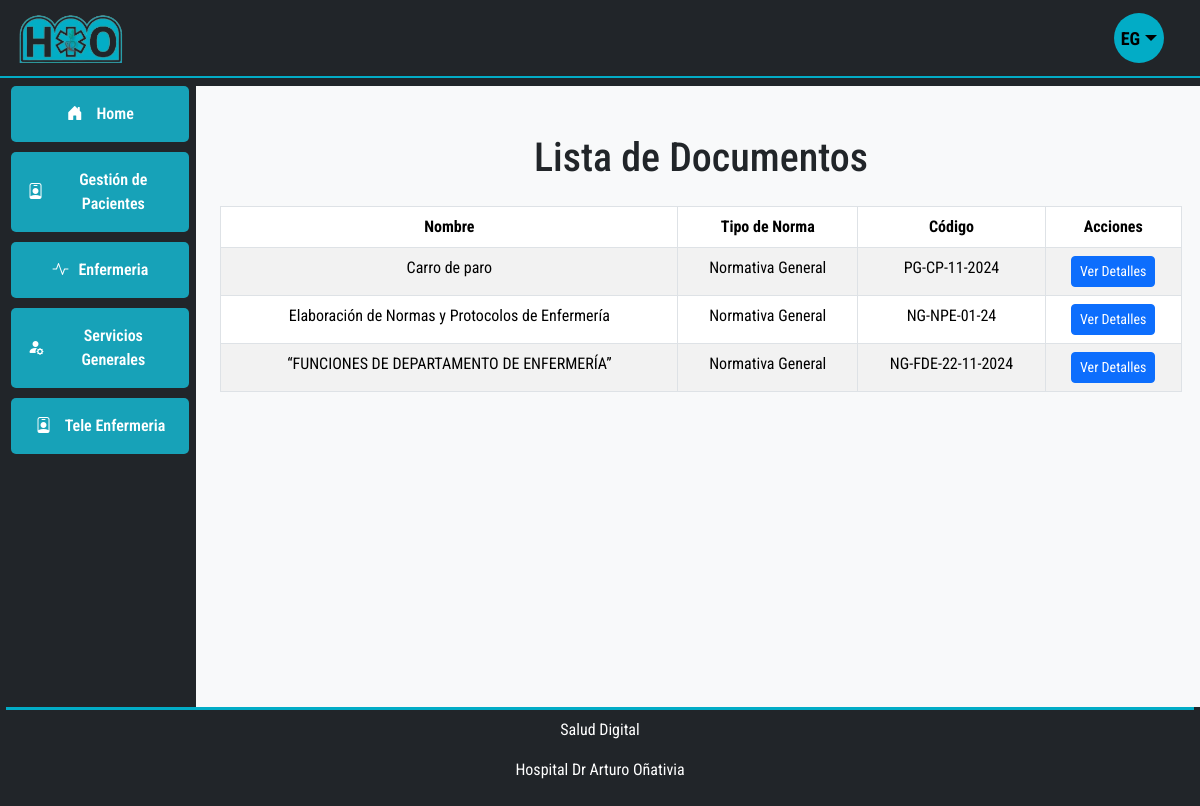
/documentos/ (signed in), run on the app's committed database.
### users/models.py (models this page shows, shortened)
class User(AbstractUser, PermissionsMixin):
    first_name = None  # Sobrescribir el campo first_name de AbstractUser
    last_name = None   # Sobrescribir el campo last_name de AbstractUser
    username = None
    name = models.CharField(
        gettext_lazy('First name'), max_length=30, blank=False, null=False
    )
    lastname = models.CharField(
        gettext_lazy('Last name'), max_length=30, blank=False, null=False
    )
    cellphone = models.CharField(
        gettext_lazy('Cellphone'), max_length=10, blank=True, null=True
    )
    email = models.EmailField(
        gettext_lazy('Email'), max_length=254, unique=True, null=False
    )
    uuid = models.UUIDField(unique=True, default=uuid.uuid4, editable=False)
    date_joined = models.DateTimeField(gettext_lazy('Date joined'), auto_now_add=True)
    is_staff = models.BooleanField(gettext_lazy('Staff'), default=False, help_text=gettext_lazy('Designates whether the user can log into this admin site.'))
    is_active = models.BooleanField(gettext_lazy('Active'), default=False)
    servicio = models.CharField(gettext_lazy('Service'), max_length=30, blank=True, null=True)
    cargo = models.CharField(gettext_lazy('Cargo'), max_length=30, blank=True, null=True)
    objects = UserManager()
    USERNAME_FIELD = "email"
    REQUIRED_FIELDS = ["name", "lastname"]
    class Meta:
        verbose_name = gettext_lazy('user')
        verbose_name_plural = gettext_lazy('users')

### ProtocolosDigitales/models.py (models this page shows, shortened)
class Documento(models.Model):
    Opciones_clases = [
        ("Normativa General", "Normativa General"),
        ("Protocolo de Control de Infecciones", "Protocolo de Control de Infecciones"),
        ("Protocolos Generales", "Protocolos Generales"),
        ("Protocolos de Servicio", "Protocolos de Servicio"),
        ("Instructivo de Procedimiento", "Instructivo de Procedimiento"),
    ]
    clase = models.CharField(
        max_length=50, choices=Opciones_clases, blank=False, null=False
    )
    nombre = models.CharField(max_length=100, unique=True, blank=False, null=False)
    codigo = models.CharField(max_length=50, unique=True, blank=False, null=False)

### ProtocolosDigitales/views.py (the view)
# urls.py: path("documentos/", DocumentoListView.as_view(), name="documento_list"),
class DocumentoListView(ListView):
    model = Documento
    template_name = (
        "ProtocolosDigitales/documento_list.html"  # Aquí especificas la ruta completa
    )
    context_object_name = "documentos"
    paginate_by = 10
    def get_context_data(self, **kwargs):
        context = super().get_context_data(**kwargs)
        return context

### ProtocolosDigitales/templates/ProtocolosDigitales/documento_list.html (shortened to what this page needs)
{% extends 'base.html' %} {% block main_content %}
<h1 class="my-4">Lista de Documentos</h1>
<div class="table-responsive">
  <table class="table table-striped table-bordered">
    <thead class="thead-dark">
      <tr>
        <th scope="col">Nombre</th>
        <th scope="col">Tipo de Norma</th>
        <th scope="col">Código</th>
        <th scope="col">Acciones</th>
      </tr>
    </thead>
    <tbody>
      {% for documento in documentos %}
      <tr>
        <td>{{ documento.nombre }}</td>
        <td>{{ documento.clase }}</td>
        <td>{{ documento.codigo }}</td>
        <td>
          <a
            href="{% url 'documento_detail' documento.pk %}"
            class="btn btn-primary btn-sm"
            >Ver Detalles</a
          >
        </td>
      </tr>
      {% empty %}
      <tr>
        <td colspan="4" class="text-center">No hay documentos disponibles.</td>
      </tr>
      {% endfor %}
    </tbody>
  </table>
</div>
 {% endblock %}

### templates/base.html (shortened to what this page needs)
{% load static %}
<!DOCTYPE html>
<html lang="en">
  <head>
    <link
      href="https://cdn.jsdelivr.net/npm/bootstrap@5.3.3/dist/css/bootstrap.min.css"
      rel="stylesheet"
    />
    <link
      rel="stylesheet"
      href="https://cdn.jsdelivr.net/npm/bootstrap-icons@1.11.3/font/bootstrap-icons.min.css"
    />
    <link rel="stylesheet" href="{% static 'css/style.css' %}" />
  </head>
  <body class="bg-dark">
    <nav
      class="navbar navbar-dark bg-dark navbar-expand-lg fixed-top custom-border-bottom mr-1"
    >
      <div class="container-fluid">
        <a class="navbar-brand" href="#"
          ><img
            src="{% static 'imagenes/icono.png' %}"
            alt=""
            size="100"
            height="50"
        /></a>
        <div
          class="offcanvas offcanvas-end text-bg-dark"
          tabindex="-1"
          id="offcanvasDarkNavbar"
          aria-labelledby="offcanvasDarkNavbarLabel"
        >
          <div class="offcanvas-body">
            <ul class="navbar-nav justify-content-end flex-grow-1 pe-3">
                <li class="nav-item mx-lg-2 d-lg-block d-none ms-auto" style="list-style: none;">
                    <div class="dropdown">
                        <div class="user-circle dropdown-toggle" type="button" data-bs-toggle="dropdown" aria-expanded="false">
                          <span id="userInitials" class="user-initials">
                            {% if user.is_authenticated %}
                                {{ user.name|slice:":1" }}{{ user.lastname|slice:":1" }}
                            {% else %}
                                HO
                            {% endif %}
                        </span>
                        </div>
                    </div>
                </li>
            </ul>
          </div>
        </div>
      </div>
    </nav>
    <main class="main-content">
      <div class="row max-expanded-width mg-auto flex-grow">
        <div
          class="menu col-sm-3 col-lg-2 bg-dark d-none d-lg-block text-center align-items-center"
        >
          <div class="box align-items-center justify-content-center">
            <a
              href="{% url 'gestioncamas:dashboard' %}"
              class="text-decoration-none text-white w-100"
            >
              <i class="bi bi-house-door-fill"></i> Home
            </a>
          </div>
          <div
            class="box align-items-center justify-content-center"
            id="Servicios"
            onclick="submenu('subServicios')"
          >
            <i class="bi bi-person-badge"></i> Gestión de Pacientes
          </div>
          <div
            class="box align-items-center justify-content-center w-100"
            id="Enfermeria"
            onclick="submenu('subEnfermeria')"
          >
            <i class="bi bi-activity"></i> Enfermeria
          </div>
          <div
            class="box align-items-center justify-content-center w-100"
            id="serviciosGenerales"
            onclick="submenu('subServiciosGenerales')"
          >
            <i class="bi bi-person-fill-gear"></i> Servicios Generales
          </div>
          <div class="box align-items-center justify-content-center w-100">
            <a href="" class="text-decoration-none text-white">
              <i class="bi bi-person-badge"></i> Tele Enfermeria
            </a>
          </div>
        </div>
        <div
          class="contenido-principal col-m-12 col-lg-10 bg-light align-items-center"
        >
          <div class="row max-expanded-width mg-auto flex-grow text-center">
            <div class="container p-4">
              {% block main_content %} {% endblock %}
            </div>
          </div>
        </div>
      </div>
    </main>
    <footer class="bg-dark text-center">
      <div class="text-white">
        <p>Salud Digital</p>
        <p>Hospital Dr Arturo Oñativia</p>
      </div>
    </footer>
  </body>
</html>

### static/css/style.css (style rules this page uses)
html, body { height: 100%; margin: 0.2rem; font-family: "Roboto Condensed", sans-serif; }
body { display: flex; flex-direction: column; }
main { flex-grow: 1; display: flex; flex-direction: column; }
.row.max-expanded-width { flex-grow: 1; display: flex; }
.col-sm-3, .col-lg-2 { height: 100%; }
.box { width: 100%; padding: 1rem; background-color: #17a2b8; color: white; margin-left: 5px; border-radius: 5px; margin-bottom: 10px; font-size: 1rem; font-weight: 600; text-align: center; cursor: pointer; display: flex; align-items: center; justify-content: center; transition: background-color 0.3s ease; }
.box i { margin-right: 10px; }
footer { padding: 0.5rem; margin: 0; border-top: solid 3px #02ACC6; }
.main-content { margin-top: 5rem; }
.custom-border-bottom { border-bottom: 2px solid #02ACC6; }
.user-circle { width: 50px; height: 50px; border-radius: 50%; background-color: #02ACC6; display: flex; justify-content: center; align-items: center; font-size: 20px; color: black; font-weight: bold; cursor: pointer; }
.user-initials { text-transform: uppercase; font-size: 18px; }

### data on the page
User: name "E", lastname "G"
Documento: nombre "Carro de paro", clase "Normativa General", codigo "PG-CP-11-2024"
Documento: nombre "Elaboración de Normas y Protocolos de Enfermería", clase "Normativa General", codigo "NG-NPE-01-24"
Documento: nombre "“FUNCIONES DE DEPARTAMENTO DE ENFERMERÍA”", clase "Normativa General", codigo "NG-FDE-22-11-2024"
